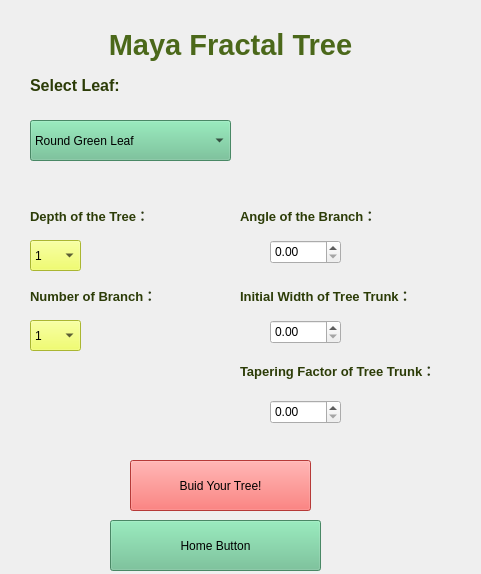
<?xml version="1.0" encoding="UTF-8"?>
<ui version="4.0">
 <class>Form</class>
 <widget class="QWidget" name="Form">
  <property name="geometry">
   <rect>
    <x>0</x>
    <y>0</y>
    <width>481</width>
    <height>574</height>
   </rect>
  </property>
  <property name="windowTitle">
   <string>Form</string>
  </property>
  <widget class="QLabel" name="label_2">
   <property name="geometry">
    <rect>
     <x>30</x>
     <y>70</y>
     <width>121</width>
     <height>31</height>
    </rect>
   </property>
   <property name="styleSheet">
    <string notr="true">border-color: rgb(64, 128, 0);
</string>
   </property>
   <property name="text">
    <string>&lt;html&gt;&lt;head/&gt;&lt;body&gt;&lt;p&gt;&lt;span style=&quot; font-size:12pt; font-weight:600; color:#2c3c07;&quot;&gt;Select Leaf:&lt;/span&gt;&lt;/p&gt;&lt;/body&gt;&lt;/html&gt;</string>
   </property>
  </widget>
  <widget class="QLabel" name="label_3">
   <property name="geometry">
    <rect>
     <x>90</x>
     <y>20</y>
     <width>281</width>
     <height>51</height>
    </rect>
   </property>
   <property name="styleSheet">
    <string notr="true">color: rgb(96, 94, 255);</string>
   </property>
   <property name="text">
    <string>&lt;html&gt;&lt;head/&gt;&lt;body&gt;&lt;p align=&quot;center&quot;&gt;&lt;span style=&quot; font-size:22pt; font-weight:600; color:#4b681a;&quot;&gt;Maya  Fractal Tree&lt;/span&gt;&lt;/p&gt;&lt;/body&gt;&lt;/html&gt;</string>
   </property>
  </widget>
  <widget class="QPushButton" name="homeBtn">
   <property name="geometry">
    <rect>
     <x>110</x>
     <y>520</y>
     <width>211</width>
     <height>51</height>
    </rect>
   </property>
   <property name="styleSheet">
    <string notr="true">font: 75 10t &quot;Helvetica&quot;;
background-color: rgb(102, 190, 142);
font: 16pt &quot;Gill Sans&quot;;</string>
   </property>
   <property name="text">
    <string>Home Button</string>
   </property>
  </widget>
  <widget class="QComboBox" name="objComboBox">
   <property name="geometry">
    <rect>
     <x>30</x>
     <y>120</y>
     <width>201</width>
     <height>41</height>
    </rect>
   </property>
   <property name="styleSheet">
    <string notr="true">background-color: rgb(102, 190, 142) ;
font: 11pt &quot;Bauhaus 93&quot;;</string>
   </property>
   <item>
    <property name="text">
     <string>Round Green Leaf</string>
    </property>
   </item>
   <item>
    <property name="text">
     <string>Round Yellow Leaf</string>
    </property>
   </item>
   <item>
    <property name="text">
     <string>Red Marple</string>
    </property>
   </item>
  </widget>
  <widget class="QPushButton" name="confirmBtn">
   <property name="geometry">
    <rect>
     <x>130</x>
     <y>460</y>
     <width>181</width>
     <height>51</height>
    </rect>
   </property>
   <property name="styleSheet">
    <string notr="true">background-color: rgb(212, 255, 93);
font: 75 15pt &quot;Helvetica&quot;;

background-color: rgb(255, 81, 78);</string>
   </property>
   <property name="text">
    <string>Buid Your Tree!</string>
   </property>
  </widget>
  <widget class="QComboBox" name="objDepth">
   <property name="geometry">
    <rect>
     <x>30</x>
     <y>240</y>
     <width>51</width>
     <height>31</height>
    </rect>
   </property>
   <property name="styleSheet">
    <string notr="true">background-color: rgb(238, 255, 69);
font: 10pt &quot;Bauhaus 93&quot;;</string>
   </property>
   <item>
    <property name="text">
     <string>1</string>
    </property>
   </item>
   <item>
    <property name="text">
     <string>2</string>
    </property>
   </item>
   <item>
    <property name="text">
     <string>3</string>
    </property>
   </item>
   <item>
    <property name="text">
     <string>4</string>
    </property>
   </item>
   <item>
    <property name="text">
     <string>5</string>
    </property>
   </item>
  </widget>
  <widget class="QLabel" name="label_4">
   <property name="geometry">
    <rect>
     <x>30</x>
     <y>200</y>
     <width>161</width>
     <height>31</height>
    </rect>
   </property>
   <property name="styleSheet">
    <string notr="true">border-color: rgb(64, 128, 0);
</string>
   </property>
   <property name="text">
    <string>&lt;html&gt;&lt;head/&gt;&lt;body&gt;&lt;p&gt;&lt;span style=&quot; font-size:10pt; font-weight:600; color:#2c3c07;&quot;&gt;Depth of the Tree：&lt;/span&gt;&lt;/p&gt;&lt;/body&gt;&lt;/html&gt;</string>
   </property>
  </widget>
  <widget class="QLabel" name="label_5">
   <property name="geometry">
    <rect>
     <x>30</x>
     <y>280</y>
     <width>161</width>
     <height>31</height>
    </rect>
   </property>
   <property name="styleSheet">
    <string notr="true">border-color: rgb(64, 128, 0);
</string>
   </property>
   <property name="text">
    <string>&lt;html&gt;&lt;head/&gt;&lt;body&gt;&lt;p&gt;&lt;span style=&quot; font-size:10pt; font-weight:600; color:#2c3c07;&quot;&gt;Number of Branch：&lt;/span&gt;&lt;/p&gt;&lt;/body&gt;&lt;/html&gt;</string>
   </property>
  </widget>
  <widget class="QComboBox" name="objBranch">
   <property name="geometry">
    <rect>
     <x>30</x>
     <y>320</y>
     <width>51</width>
     <height>31</height>
    </rect>
   </property>
   <property name="styleSheet">
    <string notr="true">background-color: rgb(238, 255, 69);
font: 10pt &quot;Bauhaus 93&quot;;</string>
   </property>
   <item>
    <property name="text">
     <string>1</string>
    </property>
   </item>
   <item>
    <property name="text">
     <string>2</string>
    </property>
   </item>
   <item>
    <property name="text">
     <string>3</string>
    </property>
   </item>
   <item>
    <property name="text">
     <string>4</string>
    </property>
   </item>
   <item>
    <property name="text">
     <string>5</string>
    </property>
   </item>
  </widget>
  <widget class="QLabel" name="label_6">
   <property name="geometry">
    <rect>
     <x>240</x>
     <y>200</y>
     <width>181</width>
     <height>31</height>
    </rect>
   </property>
   <property name="styleSheet">
    <string notr="true">border-color: rgb(64, 128, 0);
</string>
   </property>
   <property name="text">
    <string>&lt;html&gt;&lt;head/&gt;&lt;body&gt;&lt;p&gt;&lt;span style=&quot; font-size:10pt; font-weight:600; color:#2c3c07;&quot;&gt;Angle of the Branch：&lt;/span&gt;&lt;/p&gt;&lt;/body&gt;&lt;/html&gt;</string>
   </property>
  </widget>
  <widget class="QDoubleSpinBox" name="doubleSpinBox">
   <property name="geometry">
    <rect>
     <x>270</x>
     <y>240</y>
     <width>71</width>
     <height>24</height>
    </rect>
   </property>
   <property name="minimumSize">
    <size>
     <width>62</width>
     <height>24</height>
    </size>
   </property>
   <property name="mouseTracking">
    <bool>false</bool>
   </property>
   <property name="acceptDrops">
    <bool>false</bool>
   </property>
   <property name="maximum">
    <double>180.000000000000000</double>
   </property>
   <property name="singleStep">
    <double>1.000000000000000</double>
   </property>
  </widget>
  <widget class="QLabel" name="label_7">
   <property name="geometry">
    <rect>
     <x>240</x>
     <y>280</y>
     <width>171</width>
     <height>31</height>
    </rect>
   </property>
   <property name="styleSheet">
    <string notr="true">border-color: rgb(64, 128, 0);
</string>
   </property>
   <property name="text">
    <string>&lt;html&gt;&lt;head/&gt;&lt;body&gt;&lt;p&gt;&lt;span style=&quot; font-size:10pt; font-weight:600; color:#2c3c07;&quot;&gt;Initial Width of Tree Trunk：&lt;/span&gt;&lt;/p&gt;&lt;/body&gt;&lt;/html&gt;</string>
   </property>
  </widget>
  <widget class="QLabel" name="label_8">
   <property name="geometry">
    <rect>
     <x>240</x>
     <y>350</y>
     <width>251</width>
     <height>41</height>
    </rect>
   </property>
   <property name="styleSheet">
    <string notr="true">border-color: rgb(64, 128, 0);
</string>
   </property>
   <property name="text">
    <string>&lt;html&gt;&lt;head/&gt;&lt;body&gt;&lt;p&gt;&lt;span style=&quot; font-size:10pt; font-weight:600; color:#2c3c07;&quot;&gt;Tapering Factor of Tree Trunk：&lt;/span&gt;&lt;/p&gt;&lt;/body&gt;&lt;/html&gt;</string>
   </property>
  </widget>
  <widget class="QDoubleSpinBox" name="doubleSpinBox_2">
   <property name="geometry">
    <rect>
     <x>270</x>
     <y>320</y>
     <width>71</width>
     <height>24</height>
    </rect>
   </property>
   <property name="minimumSize">
    <size>
     <width>62</width>
     <height>24</height>
    </size>
   </property>
   <property name="maximum">
    <double>180.000000000000000</double>
   </property>
   <property name="singleStep">
    <double>1.000000000000000</double>
   </property>
  </widget>
  <widget class="QDoubleSpinBox" name="doubleSpinBox_3">
   <property name="geometry">
    <rect>
     <x>270</x>
     <y>400</y>
     <width>71</width>
     <height>24</height>
    </rect>
   </property>
   <property name="minimumSize">
    <size>
     <width>62</width>
     <height>24</height>
    </size>
   </property>
   <property name="maximum">
    <double>1.000000000000000</double>
   </property>
   <property name="singleStep">
    <double>0.100000000000000</double>
   </property>
  </widget>
 </widget>
 <resources/>
 <connections/>
</ui>
